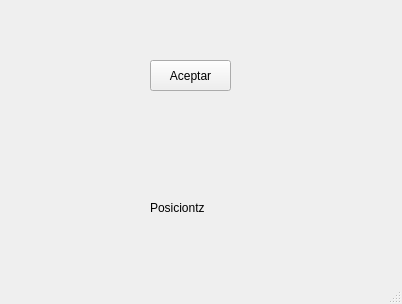
<?xml version="1.0" encoding="UTF-8"?>
<ui version="4.0">
 <class>MainWindow</class>
 <widget class="QMainWindow" name="MainWindow">
  <property name="geometry">
   <rect>
    <x>0</x>
    <y>0</y>
    <width>402</width>
    <height>304</height>
   </rect>
  </property>
  <property name="windowTitle">
   <string>MainWindow</string>
  </property>
  <widget class="QWidget" name="centralwidget">
   <widget class="QPushButton" name="btnAceptar">
    <property name="geometry">
     <rect>
      <x>150</x>
      <y>60</y>
      <width>81</width>
      <height>31</height>
     </rect>
    </property>
    <property name="text">
     <string>Aceptar</string>
    </property>
   </widget>
   <widget class="QLabel" name="lblBienvenida">
    <property name="geometry">
     <rect>
      <x>20</x>
      <y>10</y>
      <width>181</width>
      <height>31</height>
     </rect>
    </property>
    <property name="text">
     <string/>
    </property>
   </widget>
   <widget class="QLabel" name="lblPosicion">
    <property name="geometry">
     <rect>
      <x>150</x>
      <y>200</y>
      <width>71</width>
      <height>16</height>
     </rect>
    </property>
    <property name="text">
     <string>Posiciontz</string>
    </property>
   </widget>
  </widget>
  <widget class="QMenuBar" name="menubar">
   <property name="geometry">
    <rect>
     <x>0</x>
     <y>0</y>
     <width>402</width>
     <height>21</height>
    </rect>
   </property>
  </widget>
  <widget class="QStatusBar" name="statusbar"/>
 </widget>
 <resources/>
 <connections/>
</ui>
